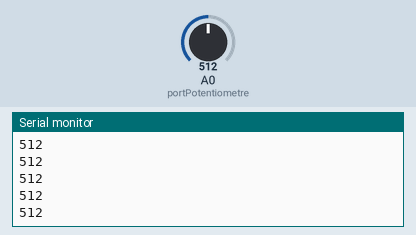
A sketch run on a simulated Arduino Uno, built with avr-gcc and run on an emulated ATmega328P. On the bench: the last lines printed to the serial monitor. The test bench sets the inputs (shaded band); at power-on: A0 (portPotentiometre) = 512.

Above: at 1.2 s.
1.3 s: A0 (portPotentiometre) set to 716
At 2.4 s:
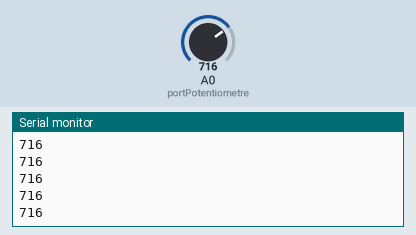
2.8 s: A0 (portPotentiometre) set to 900
At 3.7 s:
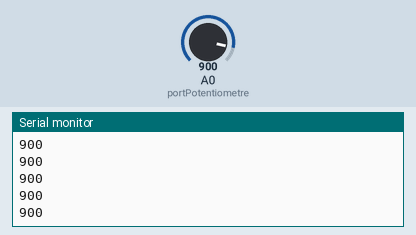
Timing chart, 0 to 5.8 s (numbered marks = the images above; inputs shaded):
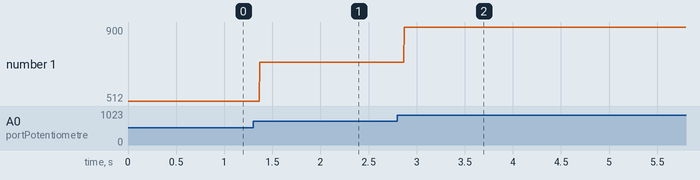

The sketch:

potentiometer_start.ino
```cpp
long portPotentiometre = A0;
long valeurPotentiometre;

void setup() {
  Serial.begin(9600);

}

void loop() {
  valeurPotentiometre = analogRead(portPotentiometre);
  Serial.println(valeurPotentiometre);
  delay(1);

}
```

Measured:
- after the input at 1.3 s, the serial monitor: prints a new line after 0.07 s (image 1)
- after the input at 2.8 s, the serial monitor: prints a new line after 0.07 s (image 2)
- plotted number 1: 512 → 716 after the input at 1.3 s, 716 → 900 after the input at 2.8 s
